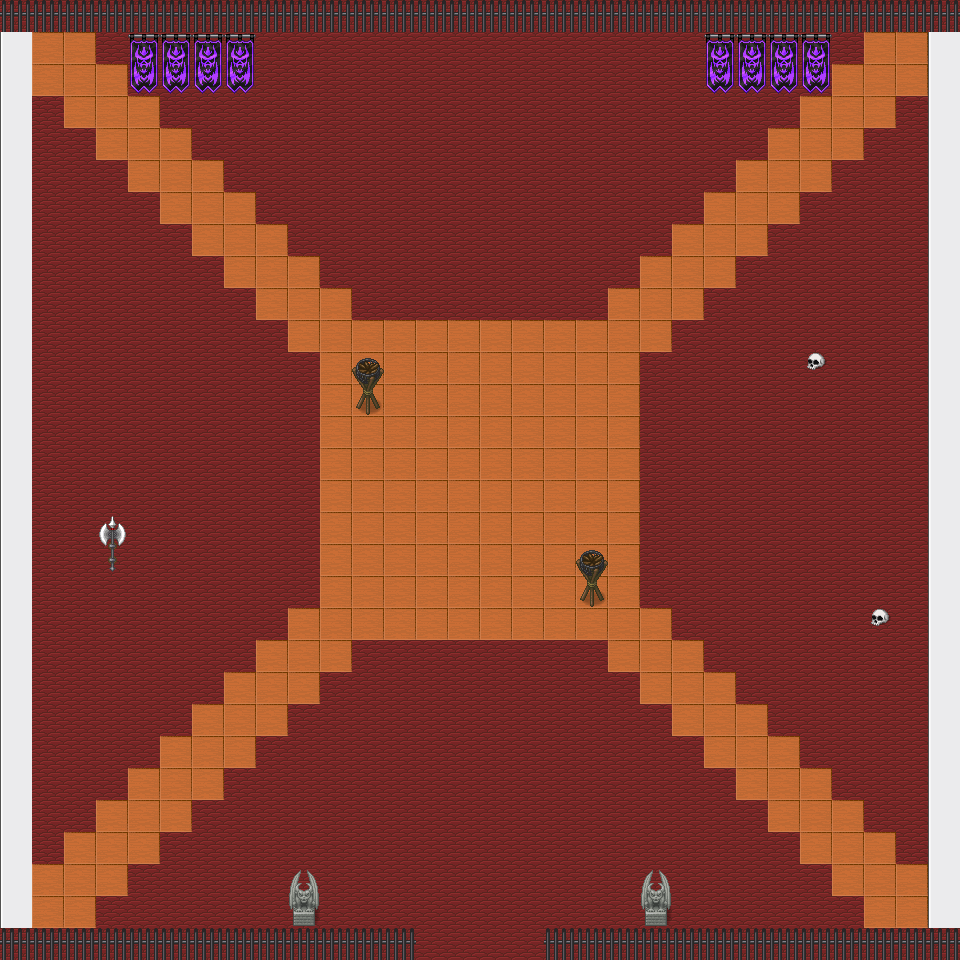

A 2D game scene composited from a Tiled map and its tileset images. What follows is a short description and the map's XML, with each tile layer's data collapsed to a summary:
An orthogonal 30x30 tile map with 32x32 px tiles, 3 tile layers (Capa de patrones 3, Capa de patrones 1, Capa de patrones 2).

<map version="1.5" tiledversion="1.6.0" orientation="orthogonal" renderorder="right-down" width="30" height="30" tilewidth="32" tileheight="32" infinite="0" nextlayerid="4" nextobjectid="1">
 <tileset version="1.4" tiledversion="1.4.1" name="base" tilewidth="32" tileheight="32" tilecount="1064" columns="8">
<image source="base.png" width="256" height="4256" />
</tileset>
 <layer id="3" name="Capa de patrones 3" width="30" height="30">
  <data>[900 cells, 0 non-empty, 0 distinct tile ids]</data>
 </layer>
 <layer id="1" name="Capa de patrones 1" width="30" height="30">
  <data>[900 cells, 900 non-empty, 2 distinct tile ids]</data>
 </layer>
 <layer id="2" name="Capa de patrones 2" width="30" height="30">
  <data>[900 cells, 140 non-empty, 11 distinct tile ids]</data>
 </layer>
</map>
